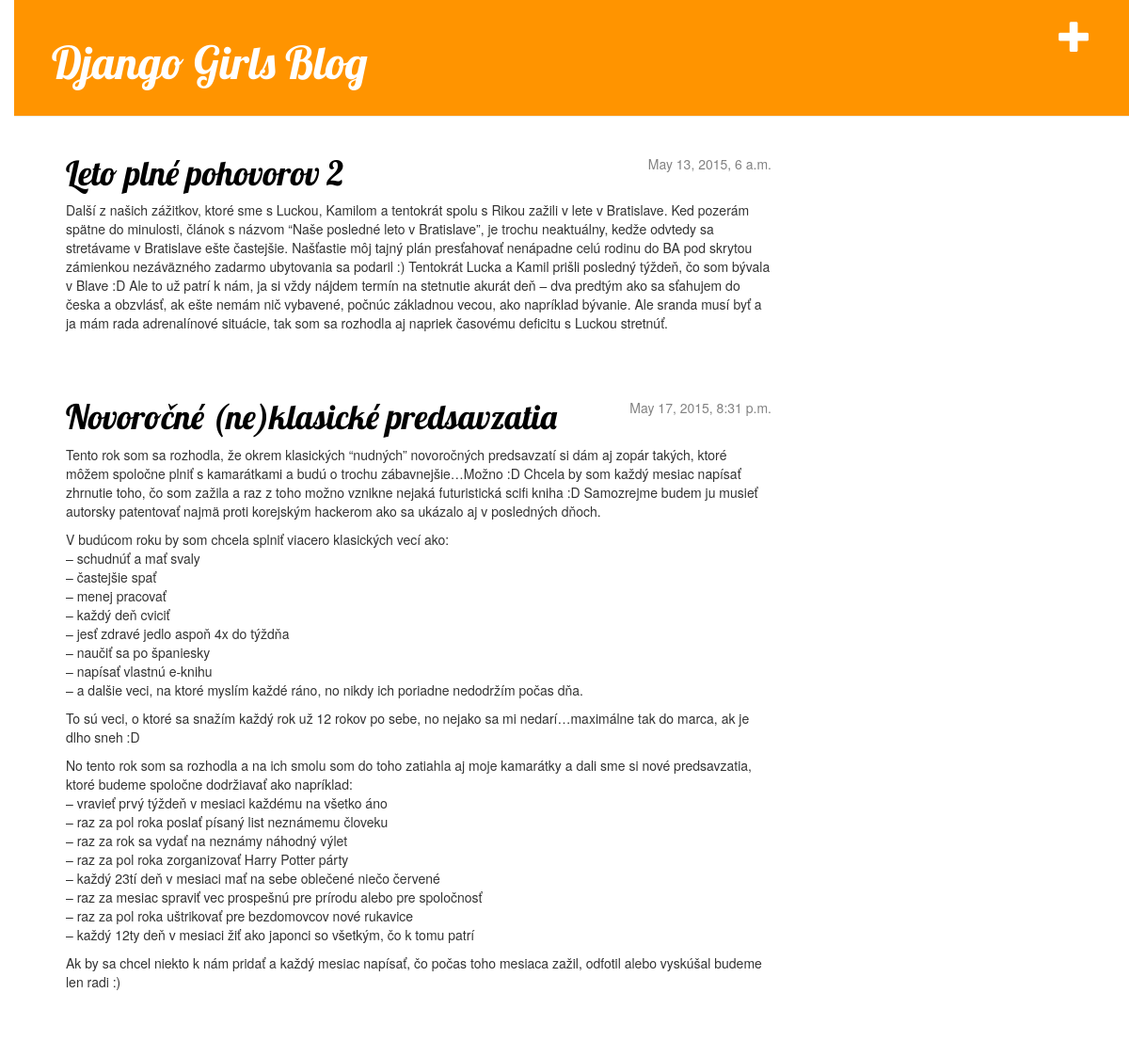
The page / on the database its author committed.
### blog/models.py (models this page shows, shortened)
class Post(models.Model):
	author = models.ForeignKey('auth.User')
	title = models.CharField(max_length=200)
	text = models.TextField()
	created_date = models.DateTimeField(blank = True, null = True)

### blog/views.py (the view)
# urls.py: url(r'^$', views.post_list),
def post_list(request):
	posts = Post.objects.filter(created_date__lte=timezone.now()).order_by('created_date')
	return render(request, 'blog/post_list.html', {'posts' : posts})

### blog/templates/blog/post_list.html
{% extends 'blog/base.html' %}
{% block content %}
{% for post in posts %}
    <div class="post">
        <div class="date">
            {{ post.created_date }}
        </div>
        <h1><a href="{% url 'blog.views.post_detail' pk=post.pk %}">{{ post.title }}</a></h1>
        <p>{{ post.text|linebreaks }}</p>
    </div>
{% endfor %}
{% endblock content %}

### blog/templates/blog/base.html (shortened to what this page needs)
{% load staticfiles %}
<html>
    <head>
        <link rel="stylesheet" href="//maxcdn.bootstrapcdn.com/bootstrap/3.2.0/css/bootstrap.min.css">
		<link rel="stylesheet" href="//maxcdn.bootstrapcdn.com/bootstrap/3.2.0/css/bootstrap-theme.min.css">
		<link rel="stylesheet" href="{% static 'css/blog.css' %}">
    </head>
    <body>
        <div class="page-header">
            <a href="{% url 'blog.views.post_new' %}" class="top-menu"><span class="glyphicon glyphicon-plus"></span></a>
            <h1><a href="/">Django Girls Blog</a></h1>
        </div>
        <div class="content container">
        	<div class="row">
        		<div class="col-md-8">
        			{% block content %}
                    {% endblock %}
                </div>
            </div>
        </div>
    </body>
</html>

### blog/static/css/blog.css (style rules this page uses)
h1 a { color: #FCA205; font-family: 'Lobster'; }
body { padding-left: 15px; }
.page-header { background-color: #ff9400; margin-top: 0; padding: 20px 20px 20px 40px; }
.page-header h1, .page-header h1 a, .page-header h1 a:visited, .page-header h1 a:active { color: #ffffff; font-size: 36pt; text-decoration: none; }
.content { margin-left: 40px; }
h1, h2, h3, h4 { font-family: 'Lobster', cursive; }
.date { float: right; color: #828282; }
.top-menu, .top-menu:hover, .top-menu:visited { color: #ffffff; float: right; font-size: 26pt; margin-right: 20px; }
.post { margin-bottom: 70px; }
.post h1 a, .post h1 a:visited { color: #000000; }

### rows shown on the page
Post: created_date "May 13, 2015, 6 a.m.", title "Leto plné pohovorov 2", text "Další z našich zážitkov, ktoré sme s Luckou, Kamilom a tentokrát spolu s Rikou zažili v lete v Bratislave. Ked pozerám spätne do minulosti, článok s názvom “Naše posledné leto v Bratislave”, je trochu neaktuálny, kedže odvtedy sa stretávame v Bratislave ešte častejšie. Našťastie môj tajný plán presťahovať nenápadne celú rodinu do BA pod skrytou zámienkou nezáväzného zadarmo ubytovania sa podaril :) Tentokrát Lucka a Kamil prišli posledný týždeň, čo som bývala v Blave :D Ale to už patrí k nám, ja si vždy nájdem termín na stetnutie akurát deň – dva predtým ako sa sťahujem do česka a obzvlásť, ak ešte nemám nič vybavené, počnúc základnou vecou, ako napríklad bývanie. Ale sranda musí byť a ja…"
Post: created_date "May 17, 2015, 8:31 p.m.", title "Novoročné (ne)klasické predsavzatia", text "Tento rok som sa rozhodla, že okrem klasických “nudných” novoročných predsavzatí si dám aj zopár takých, ktoré môžem spoločne plniť s kamarátkami a budú o trochu zábavnejšie…Možno :D Chcela by som každý mesiac napísať zhrnutie toho, čo som zažila a raz z toho možno vznikne nejaká futuristická scifi kniha :D Samozrejme budem ju musieť autorsky patentovať najmä proti korejským hackerom ako sa ukázalo aj v posledných dňoch. V budúcom roku by som chcela splniť viacero klasických vecí ako: – schudnúť a mať svaly – častejšie spať – menej pracovať – každý deň cviciť – jesť zdravé jedlo aspoň 4x do týždňa – naučiť sa po španiesky – napísať vlastnú e-knihu – a dalšie veci, na ktoré myslím každé…"
